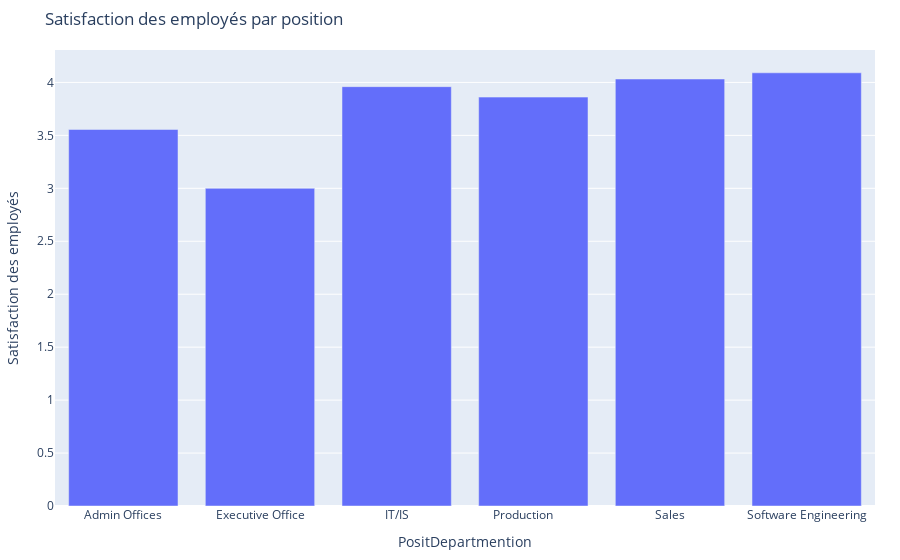

Write notebook code for a chart like this one.
### Markdown cell above
## satisfaction par Departement

### Code cell
satsf_dept = pd.DataFrame(df.groupby('Department')['EmpSatisfaction'].mean().reset_index())
fig = px.bar(satsf_dept, x='Department', y='EmpSatisfaction', title="Satisfaction des employés par position")
fig.update_layout(xaxis_title='PositDepartmention', yaxis_title="Satisfaction des employés", margin=dict(t=50, l=25, r=25, b=25))
fig.show()

### Figure 1 — Plotly figure (JSON) as saved in the notebook; plotly's stock layout.template omitted (floating-point values rounded to 4 significant figures)
{"data": [{"alignmentgroup": "True", "hovertemplate": "Department=%{x}<br>EmpSatisfaction=%{y}<extra></extra>", "legendgroup": "", "marker": {"color": "#636efa", "pattern": {"shape": ""}}, "name": "", "offsetgroup": "", "orientation": "v", "showlegend": false, "textposition": "auto", "type": "bar", "x": ["Admin Offices", "Executive Office", "IT/IS", "Production       ", "Sales", "Software Engineering"], "xaxis": "x", "y": [3.556, 3, 3.96, 3.861, 4.032, 4.091], "yaxis": "y"}], "layout": {"barmode": "relative", "legend": {"tracegroupgap": 0}, "margin": {"b": 25, "l": 25, "r": 25, "t": 50}, "title": {"text": "Satisfaction des employés par position"}, "xaxis": {"anchor": "y", "domain": [0, 1], "title": {"text": "PositDepartmention"}}, "yaxis": {"anchor": "x", "domain": [0, 1], "title": {"text": "Satisfaction des employés"}}}}
